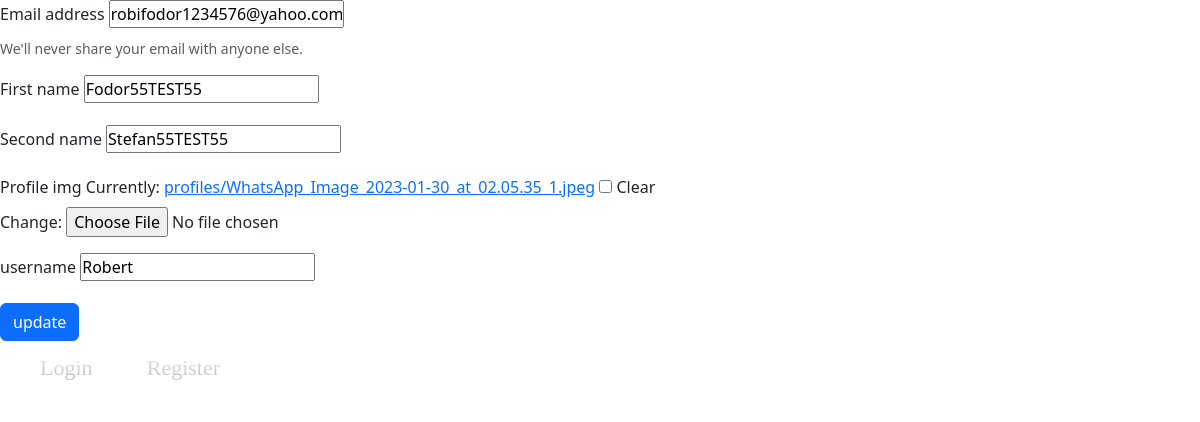
Page /edit_profile/3/ on the committed database.
### users_app/models.py (models this page shows, shortened)
class Profile(models.Model):
    user = models.OneToOneField(User,on_delete=models.CASCADE,null=True,blank=True)
    exercises = models.ManyToManyField('Exercise',blank=True)
    name = models.CharField(max_length=200,blank=True,null=True)
    last_name = models.CharField(max_length=200,blank=True,null=True)
    username = models.CharField(max_length=200,blank=True,null=True)
    email = models.EmailField(max_length=500, blank=True,null=True)
    short_intro = models.CharField(max_length=200,blank=True,null=True)
    bio  = models.TextField(blank=True,null=True)
    profile_image = models.ImageField(null=True,blank=True ,upload_to='profiles/',default='profiles/default_profile.png' )
    social_github = models.CharField(max_length=200,blank=True,null=True)
    social_twitter = models.CharField(max_length=200,blank=True,null=True)
    social_linkedin = models.CharField(max_length=200,blank=True,null=True)
    social_youtube = models.CharField(max_length=200,blank=True,null=True)
    social_website = models.CharField(max_length=200,blank=True,null=True)
    created = models.DateTimeField(auto_now_add=True)
    id = models.UUIDField(default=uuid.uuid4,unique=True,primary_key=True,editable=False)

### users_app/views.py (the view, shortened to what this page needs)
# urls.py: path("edit_profile/<str:pk>/",views.update_profile,name="update_profile"),
def update_profile(request,pk):
    user = User.objects.get(id=pk)
    profile = Profile.objects.get(user=user)
    form = ProfileForm(instance=profile)
    context ={'form':form}
    return render(request,"edit_profile.html",context)

### users_app/forms.py (shortened to what this page needs)
class ProfileForm(ModelForm):
    class Meta:
        model = Profile
        fields = ['email','name','last_name','profile_image','username']

### users_app/templates/edit_profile.html (shortened to what this page needs)
{% extends "navbar.html" %}
{% block content %}
<form method="POST" action="" enctype="multipart/form-data" >
    <div class="mb-3">
      <label for="exampleInputEmail1" class="form-label">Email address</label>
      {{form.email}}
      <div id="emailHelp" class="form-text">We'll never share your email with anyone else.</div>
    </div>
    <div class="mb-3">
        <label for="exampleInputEmail1" class="form-label">First name</label>
        {{form.name}}
      </div>
    <div class="mb-3">
        <label for="exampleInputEmail1" class="form-label">Second name</label>
        {{form.last_name}}
      </div>
      <div class="mb-3">
        <label for="exampleInputEmail1" class="form-label">Profile img</label>
        {{form.profile_image}}
      </div>
      <div class="mb-3">
        <label for="exampleInputEmail1" class="form-label">username</label>
        {{form.username}}
      </div>
      <input class="btn btn-primary" type="submit" value="update">
    </form>
{% endblock %}

### templates/navbar.html (style rules this page uses)
* { margin: 0; padding: 0; z-index: 1; }

### rows in the picture
Profile: email "robifodor1234576@yahoo.com", name "Fodor55TEST55", last_name "Stefan55TEST55", username "Robert"
